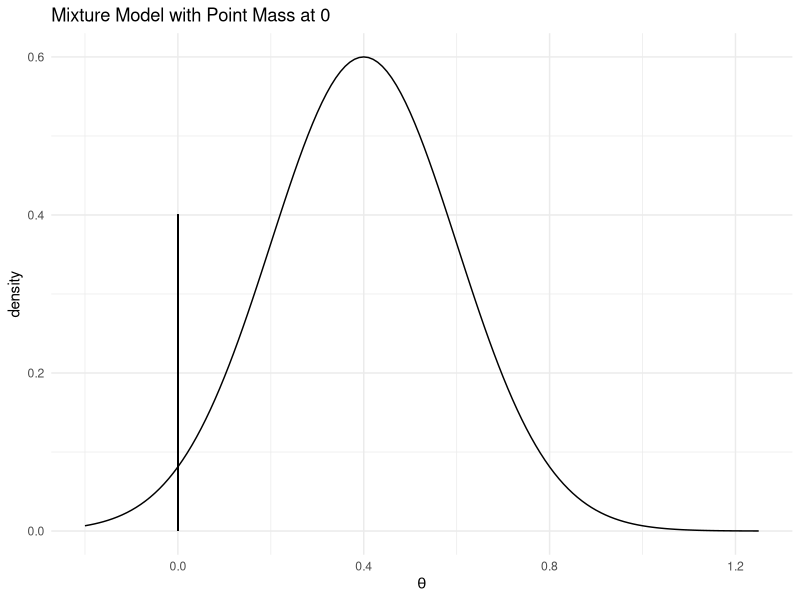
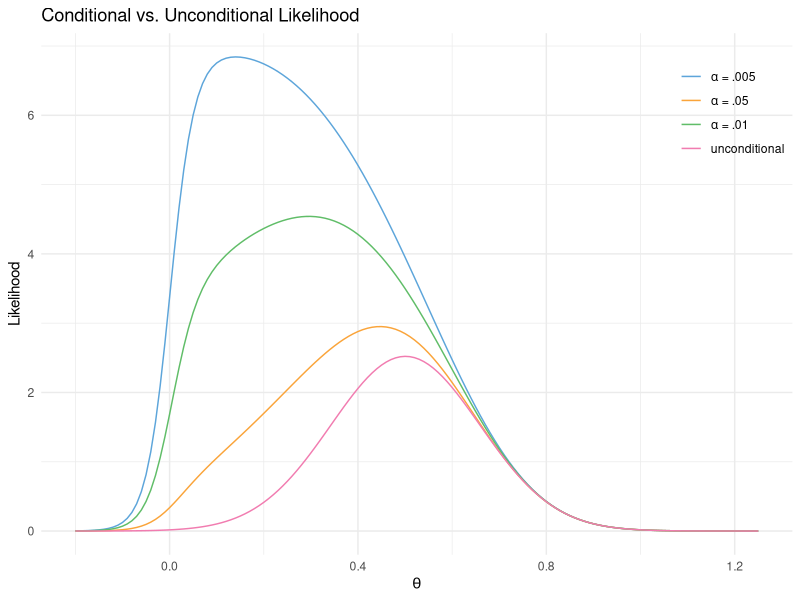
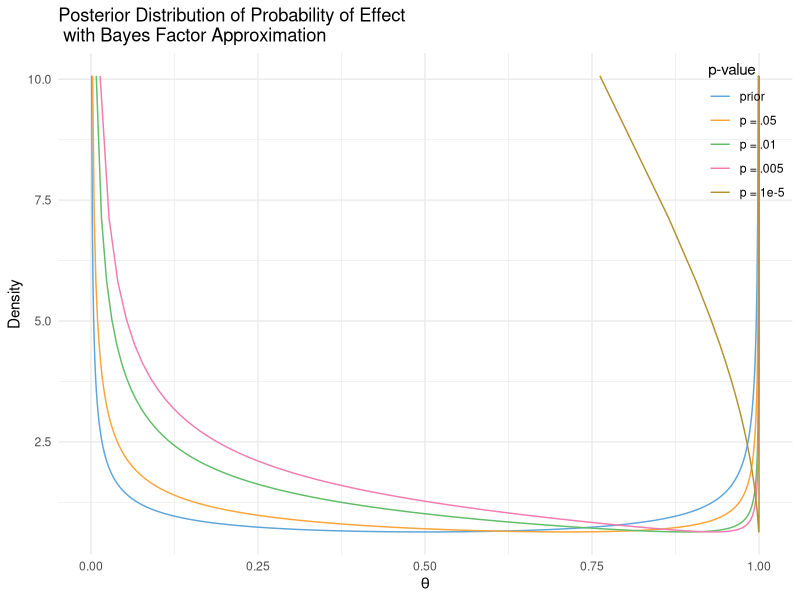

The R source for these figures, in order:
## ---- chunk 1
knitr::opts_chunk$set(echo = FALSE)

library(knitr)
library(ggplot2)
library(reshape2)
library(ggthemes)

## ---- chunk 2
cond.likelihood<- function(ybar, mu, SE, q=1.96){
  dnorm(ybar, mu, SE)/
    (pnorm(-q*SE, mu, SE) +
       1-pnorm(q*SE, mu, SE))
}

p = 0.00325
LOR = log(1.65)
q = -qnorm(p/2)
# 1.21-2.25
SE =  (log(2.25 ) - LOR)/1.96
#exp(LOR + c(-1, 1)*1.96*SE)
BF = 1/(-exp(1)*p*log(p))
mu <- seq(-.2,1.25,.01)

ggplot(data = data.frame(maxy = dnorm(.4, .4,.2)/.6, x = mu, y = dnorm(mu, .4,.2), xl=0, xu=0,yl=0,yu=.4))+
  geom_line(aes(x,y/maxy))+geom_segment(aes(x=xl,y=yl,xend=xu,yend=yu))+
  labs(title= "Mixture Model with Point Mass at 0",x=expression(theta),y="density")+
  theme_minimal() + scale_colour_few()
## ---- chunk 3
CLdata<-data.frame(mu, cond.likelihood(LOR, mu, SE, q = -qnorm(0.005/2)), 
                   cond.likelihood(LOR, mu, SE, q = -qnorm(0.05/2)),
                   cond.likelihood(LOR, mu, SE, q = -qnorm(0.01/2)),
                   dnorm(LOR, mu, SE))
colnames(CLdata)<- c("mu", "CL.005","CL.05","CL.01","uncond")
melted <- melt(CLdata, id.vars=c("mu"))
ggplot(melted, aes(mu, value, color = variable)) + geom_line(aes(group=variable)) +
  labs(title = "Conditional vs. Unconditional Likelihood", 
       x = expression(theta), y = "Likelihood")+  theme_minimal()+ 
  theme(legend.justification=c(1,1), legend.position=c(1,1)) +
  scale_colour_few(name="", labels=c(expression(paste(alpha," = .005")), 
                                     expression(paste(alpha," = .05")), 
                                     expression(paste(alpha," = .01")),
                                     "unconditional"))


## ---- chunk 4
pind.dens<-function(post.ind,p){
  BF<- 1/(-exp(1)*p*log(p)) 
  prior.odds<-post.ind/(1-post.ind)/BF
  pind<- prior.odds/(1+prior.odds) #a/0
  #eplogp is BF h0/h1
  return(pind)
  }
postind.dens<-function(pind, p=.0035){
  prior.odds<- (pind)/(1-pind) #a/0
  BF<- 1/(-exp(1)*p*log(p)) #eplogp is BF h0/h1
  post.ind<-prior.odds*BF/(1+prior.odds*BF)
  return(post.ind)
}
pind<- seq(.001, .999,by=.001)

BFapproxdata<-data.frame(pind, postind.dens(pind, .05),postind.dens(pind, .01),
                         postind.dens(pind, .005),postind.dens(pind, 1e-5),
                   dbeta(pind,.5,.5))
colnames(BFapproxdata)<-c("prior", "p = .05", "p = .01", "p = .005", "p = 1e-5","theta")
ggplot(data=melt(BFapproxdata,id.vars = "theta"), aes(y=theta))+
  geom_line(aes(x=value, group=variable,color=variable))+
  labs(title = "Posterior Distribution of Probability of Effect\n with Bayes Factor Approximation", 
       x = expression(theta), y = "Density")+  theme_minimal()+ 
  theme(legend.justification=c(1,1), legend.position=c(1,1)) +
  scale_colour_few(name="p-value")
